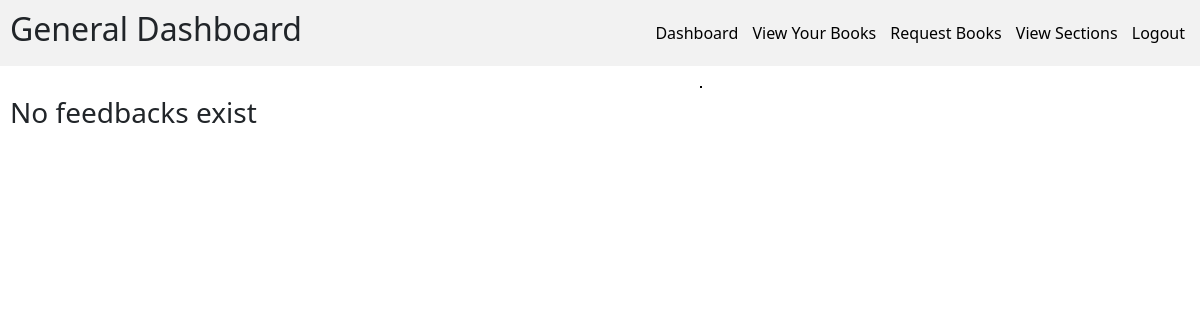
Before: /readFeedback/ (signed in) with the older database file.
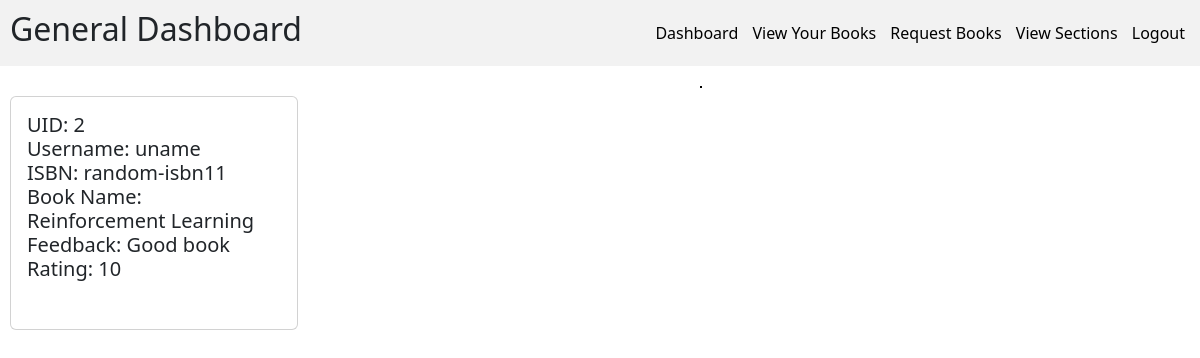
After: the same page with the newer database file.
### models.py (models this page shows)
class BookFeedbackModel(db.Model):
    __tablename__ = "book_feedback"
    uid = Column(Integer, ForeignKey("user_login.id"), primary_key=True)
    book_id = Column(Integer, ForeignKey("book.id"), primary_key=True)
    feedback = Column(String(500), nullable=False)
    rating = Column(Integer, nullable=False)

class UserLoginModel(db.Model, UserMixin):
    __tablename__ = "user_login"
    id = Column(Integer, primary_key=True, autoincrement=True)
    username = Column(String(40), unique=True, nullable=False)
    password = Column(String(80), nullable=False)

class BookModel(db.Model):
    __tablename__ = "book"
    id = Column(Integer, primary_key=True, autoincrement=True)
    isbn = Column(String(13), nullable=False, unique=True)
    name = Column(String(100), nullable=False)
    page_count = Column(Integer, nullable=False)
    content = Column(String, nullable=False)
    publisher = Column(String(100), nullable=False)
    volume = Column(Integer, nullable = False)
    section_id = Column(Integer, ForeignKey("section.id"), nullable=False)
    search_word = Column(String(500), nullable=False)
    price = Column(Integer, nullable=False)

### app.py (the view, shortened to what this page needs)
@app.route("/readFeedback/", methods=["GET"])
@login_required
def readFeedback():
    id = request.args.get("id")
    user_info = UserInfoModel.query.filter_by(uid=current_user.id).first()
    if not user_info:
        flash("User info not found")
        return redirect("/")
    role = user_info.role
    if id:
        book = BookModel.query.filter_by(id=id).first()
        if not book:
            flash("Book does not exist")
            return redirect(f"/{user_info.role.lower()}Dashboard")
    if not id:
        book_feedbacks = (
            BookFeedbackModel.query.join(
                BookModel, onclause=BookModel.id == BookFeedbackModel.book_id
            )
            .join(UserLoginModel, onclause=UserLoginModel.id == BookFeedbackModel.uid)
            .with_entities(
                BookModel.id,
                BookModel.isbn,
                BookModel.name,
                BookFeedbackModel.uid,
                BookFeedbackModel.feedback,
                BookFeedbackModel.rating,
                UserLoginModel.username,
            )
            .all()
        )
        return render_template(
            "readFeedback.html", book_feedbacks=book_feedbacks, role=role
        )

### blueprints/api.py (called while the page is built)
@login_manager.user_loader
def load_user(id):
    return UserLoginModel.query.get(id)

### templates/readFeedback.html (shortened to what this page needs)
{% if role == "Librarian" %}
{% extends "librarianBase.html" %}
{% else %}
{% extends "generalBase.html" %}
{% endif %}
{% block content %}
<div>
    {% if not book_feedbacks %}
    <h3>No feedbacks exist</h3>
    {% else %}
    <div class="card" style="width: 18rem;">
        <div class="card-body">
            <h5>
                {% for feedback in book_feedbacks %}
                UID: {{feedback.uid}} <br>
                Username: {{feedback.username}} <br>
                ISBN: {{feedback.isbn}} <br>
                Book Name: {{feedback.name}} <br>
                Feedback: {{feedback.feedback}} <br>
                Rating: {{feedback.rating}} <br> <br>
                {% endfor %}
                {% endif %}
            </h5>
        </div>
    </div>
</div>
{% endblock %}

Changed rows visible on the page:
added BookFeedbackModel: uid "2", username "uname", isbn "random-isbn11", name "Reinforcement Learning", feedback "Good book", rating "10"
Other visible differences:
text no longer shown: "No feedbacks exist"
